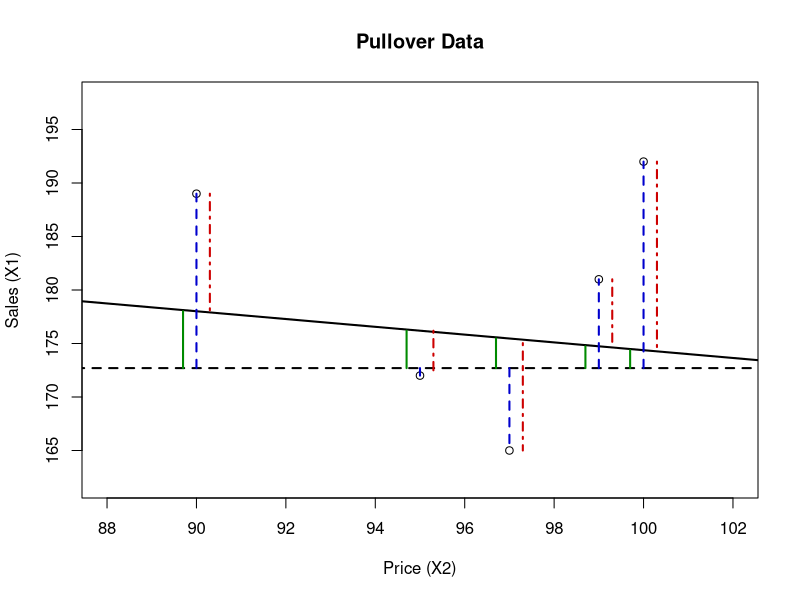

Source code (R):

# clear variables and close windows
rm(list = ls(all = TRUE))
graphics.off()

# load data
x   = read.table("pullover.dat")
dat = cbind(x[, 2], x[, 1])
cv  = cov(dat)
sxy = cv[2, 1]
sxx = cv[1, 1]

beta = sxy/sxx

alpha = mean(dat[, 2]) - beta * mean(dat[, 1])

y = dat[, 2]

yhat = alpha + beta * dat[, 1]

yquer = NULL
steps = dim(x)[1]
for (i in 1:steps) {
    yquer[i] = mean(dat[, 2])
}

# Generating line1
line11 = NULL
line12 = NULL
m = 1
for (i in 1:steps) {
    line11[m] = dat[i, 1]
    line11[m + 1] = dat[i, 1]
    line11[m + 2] = dat[i, 1]
    m = m + 3
}

m = 1
for (i in 1:steps) {
    line12[m] = yquer[i]
    line12[m + 1] = y[i]
    line12[m + 2] = yhat[i]
    m = m + 3
}

line1 = cbind(line11, line12)

# Generating line2
line21 = NULL
line22 = NULL
m = 1

for (i in 1:steps) {
    line21[m] = dat[i, 1] - 0.3
    line21[m + 1] = dat[i, 1] - 0.3
    line21[m + 2] = dat[i, 1] - 0.3
    m = m + 3
}

m = 1
for (i in 1:steps) {
    line22[m] = yquer[i]
    line22[m + 1] = y[i]
    line22[m + 2] = yhat[i]
    m = m + 3
}

line2 = cbind(line21, line22)

# Generating line3

line31 = NULL
line32 = NULL

m = 1
for (i in 1:steps) {
    line31[m] = dat[i, 1] + 0.3
    line31[m + 1] = dat[i, 1] + 0.3
    line31[m + 2] = dat[i, 1] + 0.3
    m = m + 3
}

m = 1
for (i in 1:steps) {
    line32[m] = yquer[i]
    line32[m + 1] = y[i]
    line32[m + 2] = yhat[i]
    m = m + 3
}

line3 = cbind(line31, line32)

t = (round(min(dat[, 1])) - 5):(round(max(dat[, 1])) + 5)
fit = alpha + beta * t

rl = cbind(t, fit)

aux = mean(dat[, 2]) * matrix(1, length(t), length(t))
aux1 = aux[, 1]
ybar = cbind(t, aux1)

# Chart
plot(dat[, 1], dat[, 2], xlab = "Price (X2)", ylab = "Sales (X1)", xlim = c(88, 
    102), ylim = c(162, 198))
title("Pullover Data")
lines(rl[, 1], rl[, 2], lwd = 2)
lines(ybar[, 1], ybar[, 2], lty = "dashed", lwd = 2)

# Blueline
blueline = rbind(line1[1, ], line1[2, ], line1[4, ], line1[5, ], line1[7, ], line1[8, 
    ], line1[10, ], line1[11, ], line1[13, ], line1[14, ], line1[16, ], line1[17, 
    ], line1[19, ], line1[20, ], line1[22, ], line1[23, ], line1[25, ], line1[26, 
    ], line1[28, ], line1[29, ])

i = 1
s = dim(blueline)[1]
while (i < s) {
    lines(c(blueline[i, 1], blueline[i + 1, 1]), c(blueline[i, 2], blueline[i + 
        1, 2]), col = "blue3", lwd = 2, lty = "dashed")
    i = i + 2
}

# Greenline
greenline = rbind(line2[1, ], line2[3, ], line2[4, ], line2[6, ], line2[7, ], line2[9, 
    ], line2[10, ], line2[12, ], line2[13, ], line2[15, ], line2[16, ], line2[18, 
    ], line2[19, ], line2[21, ], line2[22, ], line2[24, ], line2[25, ], line2[27, 
    ], line2[28, ], line2[30, ])

i = 1
while (i < s) {
    lines(c(greenline[i, 1], greenline[i + 1, 1]), c(greenline[i, 2], greenline[i + 
        1, 2]), col = "green4", lwd = 2)
    i = i + 2
}

# Redline
redline = rbind(line3[1, ], line3[3, ], line3[5, ], line3[6, ], line3[7, ], line3[8, 
    ], line3[7, ], line3[9, ], line3[10, ], line3[12, ], line3[13, ], line3[15, 
    ], line3[17, ], line3[18, ], line3[19, ], line3[20, ], line3[23, ], line3[24, 
    ], line3[27, ], line3[26, ], line3[27, ], line3[28, ], line3[29, ], line3[30, 
    ])

i = 1
while (i < s) {
    lines(c(redline[i, 1], redline[i + 1, 1]), c(redline[i, 2], redline[i + 1, 
        2]), col = "red3", lwd = 2, lty = 4)
    i = i + 2
}
